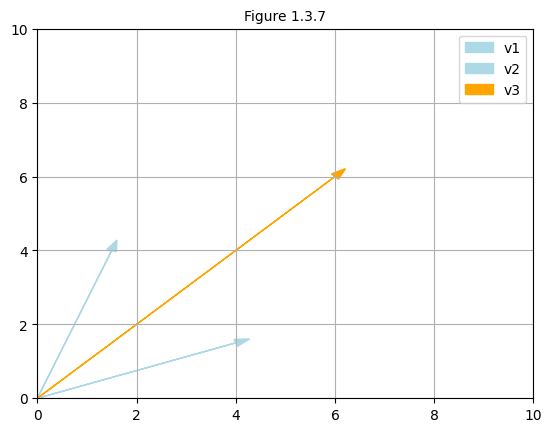

Reproduce this figure in Python.
import matplotlib.pyplot as plt

ax = plt.axes()

ax.arrow(0.0, 0.0, 1.5, 4.0, head_width=0.2, head_length=0.3, fc='lightblue', ec='lightblue', label='v1')
ax.arrow(0.0, 0.0, 4.0, 1.5, head_width=0.2, head_length=0.3, fc='lightblue', ec='lightblue', label='v2')
ax.arrow(0.0, 0.0, 6.0, 6.0, head_width=0.2, head_length=0.3, fc='orange', ec='orange', label='v3')
ax.legend()

plt.grid()

plt.xlim(0,10)
plt.ylim(0,10)

plt.title('Figure 1.3.7',fontsize=10)

plt.savefig('problem1.3.7.png', bbox_inches='tight')
plt.show()
plt.close()
